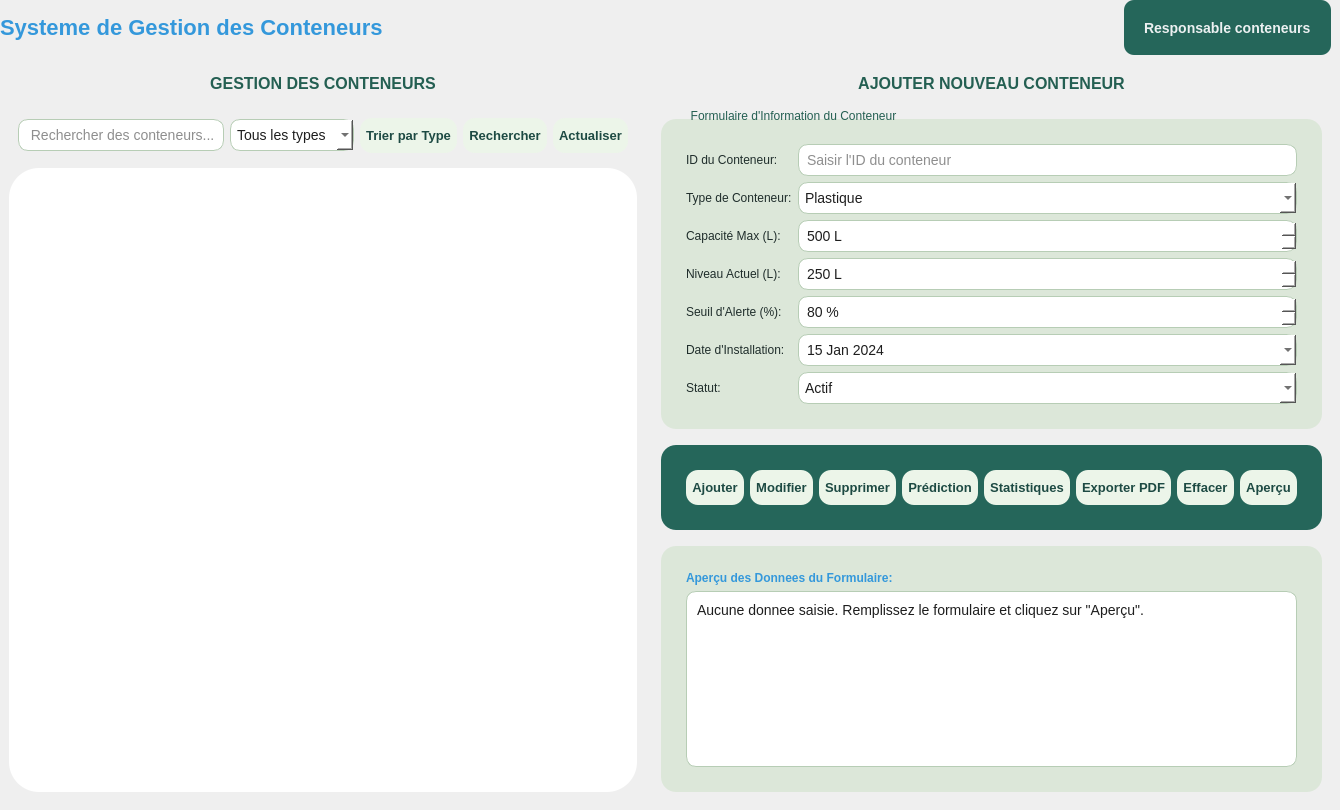
    <widget class="QWidget" name="GContainerPage">
     <property name="styleSheet">
      <string notr="true">/* ================= GLOBAL STYLES ================= */
QMainWindow {
    background-color: #F4F6F5;
    font-family: &quot;Segoe UI&quot;, Arial, sans-serif;
    color: #1F2D2B;
    font-size: 10pt;
}

QWidget {
    color: #1F2D2B;
}

/* ================= LABELS ================= */
QLabel {
    color: #1F2D2B;
}

/* ================== LEFT PANEL ================== */
#GCont_leftPanel, #GCont_headerWidget, QWidget[leftPanel=&quot;true&quot;] {
    background-color: #EEF7EC;
    border-radius: 20px;
}

/* ================== RIGHT MAIN PANEL ================== */
#GCont_rightPanel {
    background-color: #245F52;
    border-radius: 28px;
}

/* FIX: Ensure labels in right panel have white text */
#GCont_rightPanel QLabel {
    color: #FFFFFF;
}

#GCont_rightPanel QGroupBox {
    background-color: #FFFFFF;
    border-radius: 20px;
    border: none;
    margin-top: 16px;
    padding: 16px;
}

/* FIX: Ensure group box titles in right panel are visible */
#GCont_rightPanel QGroupBox::title {
    color: #245F52;
    font-weight: bold;
}

/* ================== WHITE CARDS ================== */
QGroupBox {
    background-color: #FFFFFF;
    border-radius: 20px;
    border: none;
    margin-top: 16px;
    padding: 16px;
}

QGroupBox::title {
    subcontrol-origin: margin;
    left: 20px;
    padding: 0 8px;
    font-weight: bold;
    color: #245F52;
}

/* ================== INPUTS ================== */
QLineEdit, QComboBox, QSpinBox, QDateEdit {
    background-color: #FFFFFF;
    border-radius: 12px;
    border: 1px solid #D6E5DD;
    padding: 10px;
    color: #1F2D2B;
}

QLineEdit:focus, QComboBox:focus, QSpinBox:focus, QDateEdit:focus {
    border: 2px solid #1F6B5B;
}

QTextEdit, QPlainTextEdit {
    background-color: #FFFFFF;
    color: #1F2D2B;
    border-radius: 14px;
    padding: 10px;
}

/* ================== BUTTONS ================== */
QPushButton {
    color: #1d4a43;
    background-color: #ffffff;
    font-family: &quot;Segoe&quot;, sans-serif;
    font-size: 11pt;
    font-weight: bold;
    border-radius: 20px;
    padding: 12px 18px;
    border: none;
}

QPushButton:hover {
    color: #060504;
    background-color: #bdf7a3;
}

QPushButton:pressed {
    color: #060504;
    background-color: rgb(99, 129, 85);
}

/* ================== TABLE VIEW ================== */
QTableView {
    background-color: #FFFFFF;
    border-radius: 18px;
    border: none;
    gridline-color: transparent;
}

QHeaderView::section {
    background-color: #245F52;
    color: white;
    padding: 10px;
    border: none;
    font-weight: bold;
}

QTableView::item {
    padding: 10px;
}

QTableView::item:selected {
    background-color: #DFF2EA;
    color: #1F2D2B;
}

/* ================== SEARCH BAR ================== */
QLineEdit[placeholderText] {
    background-color: #FFFFFF;
}

/* ================== STATUS BAR ================== */
QStatusBar {
    background-color: #FFFFFF;
    color: #245F52;
    border-top: 1px solid #D6E5DD;
}

/* ================== DARK PANELS ================== */
QWidget[darkPanel=&quot;true&quot;] {
    background-color: #245F52;
    color: #FFFFFF;
    border-radius: 24px;
}

QWidget[darkPanel=&quot;true&quot;] QLabel,
QWidget[darkPanel=&quot;true&quot;] QPushButton,
QWidget[darkPanel=&quot;true&quot;] QGroupBox::title {
    color: #FFFFFF;
}

/* ================= PREVIEW / ANALYSIS BOX ================= */
QTextEdit#GCont_previewText,
QPlainTextEdit#GCont_previewText {
    background-color: #1B4F72;
    border: 1px solid #2980B9;
    color: #D6EAF8;
}

/* ================== SPECIFIC WIDGET STYLES ================== */
#GCont_iconLabel {
    font-size: 28px;
    color: #27AE60;
}

#GCont_titleLabel {
    font-size: 22px;
    font-weight: bold;
    color: #3498DB;
}

#GCont_userLabel {
    font-size: 14px;
    color: #ECF0F1;
    padding: 8px 16px;
    background-color: #27AE60;
    border-radius: 10px;
    font-weight: bold;
}

#GCont_sortButton, #GCont_searchButton, #GCont_refreshButton,
#GCont_addButton, #GCont_updateButton, #GCont_deleteButton,
#GCont_clearButton, #GCont_previewButton, #GCont_exportPDFButton,
#GCont_predictionButton, #GCont_statisticsButton {
    color: #1d4a43;
    background-color: #ffffff;
    padding: 12px 18px;
    font-size: 11pt;
}

#GCont_totalContainersLabel, #GCont_normalStatusLabel, #GCont_warningLabel, #GCont_criticalLabel,
#GCont_totalContainersValue, #GCont_normalStatusValue {
    color: #1F2D2B;
}

#GCont_warningValue {
    font-weight: bold;
    font-size: 16px;
    color: #F39C12;
}

#GCont_criticalValue {
    font-weight: bold;
    font-size: 16px;
    color: #E74C3C;
}

#GCont_lastUpdateLabel {
    font-style: italic;
    color: #BDC3C7;
    margin-top: 10px;
}

#GCont_aiPredictionText {
    background-color: #17202A;
    border: 1px solid #F39C12;
    color: #FDEBD0;
}

#GCont_previewLabel {
    color: #3498DB;
    font-weight: bold;
}

#GCont_previewText {
    background-color: #1B4F72;
    border: 1px solid #2980B9;
    color: #D6EAF8;
}

#GCont_statusbar {
    color: #BDC3C7;
}

/* ================= PROGRESS BAR STYLES ================= */
QProgressBar {
    border: 1px solid #27AE60;
    border-radius: 3px;
    background-color: #34495E;
    color: #ECF0F1;
    text-align: center;
}

QProgressBar::chunk {
    background-color: #2ECC71;
    border-radius: 2px;
}

QProgressBar[dark=&quot;true&quot;] {
    border: 1px solid #C0392B;
}

QProgressBar[dark=&quot;true&quot;]::chunk {
    background-color: #E74C3C;
}

QProgressBar[warning=&quot;true&quot;] {
    border: 1px solid #D35400;
}

QProgressBar[warning=&quot;true&quot;]::chunk {
    background-color: #f39c12;
}

/* ================= FIX FOR MESSAGE BOXES ================= */
QMessageBox {
    background-color: #FFFFFF;
    color: #1F2D2B;
}

QMessageBox QLabel {
    color: #1F2D2B;
    background-color: transparent;
    font-size: 11pt;
}

QMessageBox QPushButton {
    color: #1d4a43;
    background-color: #ffffff;
    font-family: &quot;Segoe&quot;, sans-serif;
    font-size: 11pt;
    font-weight: bold;
    border-radius: 20px;
    padding: 8px 16px;
    min-width: 80px;
    border: none;
}

QMessageBox QPushButton:hover {
    color: #060504;
    background-color: #bdf7a3;
}

QMessageBox QPushButton:pressed {
    color: #060504;
    background-color: rgb(99, 129, 85);
}

/* ================= FIX FOR COMBOBOX POPUP ================= */
QComboBox QAbstractItemView {
    background-color: #FFFFFF;
    color: #1F2D2B;
    border: 1px solid #D6E5DD;
    selection-background-color: #bdf7a3;
    selection-color: #1d4a43;
    outline: none;
}

QComboBox QAbstractItemView::item {
    color: #1F2D2B;
    padding: 8px;
    min-height: 20px;
}

QComboBox QAbstractItemView::item:hover {
    background-color: #bdf7a3;
    color: #060504;
}

QComboBox QAbstractItemView::item:selected {
    background-color: #bdf7a3;
    color: #1d4a43;
}

/* ================= FIX FOR COMBOBOX IN RIGHT PANEL ================= */
#GCont_rightPanel QComboBox {
    background-color: #FFFFFF;
    color: #1F2D2B;
}

#GCont_rightPanel QComboBox QAbstractItemView {
    background-color: #FFFFFF;
    color: #1F2D2B;
}</string>
     </property>
     <widget class="QStackedWidget" name="GCont_stackedWidget">
      <property name="geometry">
       <rect>
        <x>0</x>
        <y>0</y>
        <width>1331</width>
        <height>801</height>
       </rect>
      </property>
      <property name="styleSheet">
       <string notr="true">QGroupBox{
background-color:#ECF5E9;
border-radius:30px;
}
QTableView::item {
    background-color: transparent;
}

QTableView::item:selected:!active {
    background: #ECF5E9;
}
QTableView {
    selection-background-color: #ECF5E9;
    selection-color: black;
	border-radius:30px;
}

QTableView::item:selected {
    background-color: #ECF5E9;
    color: black;
}

QTableView::item:selected:active {
    background-color: #ECF5E9;
    color: black;
}

QTableView::item:selected:!active {
    background-color: #ECF5E9;
    color: black;
}
QTableCornerButton{
	background-color: #25665A;
}
QLabel#GCont_userLabel {
    background-color: #25665A;
}
QGroupBox#GCont_actionBox{
	background-color: #25665A;
}
/* GROUPBOX */
QGroupBox {
    background-color: #DCE7D9;   /* soft green background */
    border: none;
    border-radius: 15px;
    margin-top: 10px;
}

/* INPUT FIELDS */
QLineEdit,
QSpinBox,
QDateEdit,
QComboBox,
QTextEdit {
    background-color: #FFFFFF;     /* pure white for clarity */
    border: 1px solid #B7CDB5;     /* soft green border */
    border-radius: 10px;
    padding: 6px;
    color: #1E1E1E;                /* dark text */
    font-size: 14px;
}

/* Focus effect */
QLineEdit:focus,
QSpinBox:focus,
QDateEdit:focus,
QComboBox:focus,
QTextEdit:focus {
    border: 2px solid #6FAF8D;     /* stronger green when active */
}
QPushButton{
 background:#ECF5E9;
 border-radius:12px;
 padding:6px;
 font-size:13px;
 font-weight:bold;
    padding-top: 10px;
    padding-bottom: 10px;
}
QPushButton:hover{
 background:#D6EAD6;
}</string>
      </property>
      <widget class="QWidget" name="GCont_mainPage">
       <widget class="QWidget" name="GCont_headerWidget" native="true">
        <property name="geometry">
         <rect>
          <x>0</x>
          <y>0</y>
          <width>1331</width>
          <height>55</height>
         </rect>
        </property>
        <layout class="QHBoxLayout" name="GCont_horizontalLayout">
         <item>
          <widget class="QLabel" name="GCont_titleLabel">
           <property name="text">
            <string>Systeme de Gestion des Conteneurs</string>
           </property>
          </widget>
         </item>
         <item>
          <spacer name="GCont_horizontalSpacer">
           <property name="orientation">
            <enum>Qt::Orientation::Horizontal</enum>
           </property>
           <property name="sizeHint" stdset="0">
            <size>
             <width>40</width>
             <height>20</height>
            </size>
           </property>
          </spacer>
         </item>
         <item>
          <widget class="QLabel" name="GCont_userLabel">
           <property name="text">
            <string>Responsable conteneurs</string>
           </property>
          </widget>
         </item>
        </layout>
       </widget>
       <widget class="QWidget" name="GCont_contentArea" native="true">
        <property name="geometry">
         <rect>
          <x>0</x>
          <y>55</y>
          <width>1331</width>
          <height>746</height>
         </rect>
        </property>
        <layout class="QHBoxLayout" name="GCont_contentLayout">
         <item>
          <widget class="QWidget" name="GCont_managementPanel" native="true">
           <layout class="QVBoxLayout" name="GCont_managementLayout">
            <item>
             <widget class="QLabel" name="GCont_managementTitle">
              <property name="styleSheet">
               <string notr="true">font-size: 16px; font-weight: bold; color: #245F52; padding: 10px;</string>
              </property>
              <property name="text">
               <string>GESTION DES CONTENEURS</string>
              </property>
              <property name="alignment">
               <set>Qt::AlignmentFlag::AlignCenter</set>
              </property>
             </widget>
            </item>
            <item>
             <widget class="QWidget" name="GCont_controlsWidget" native="true">
              <layout class="QHBoxLayout" name="GCont_controlsLayout">
               <item>
                <widget class="QLineEdit" name="GCont_searchEdit">
                 <property name="minimumSize">
                  <size>
                   <width>200</width>
                   <height>0</height>
                  </size>
                 </property>
                 <property name="placeholderText">
                  <string> Rechercher des conteneurs...</string>
                 </property>
                </widget>
               </item>
               <item>
                <widget class="QComboBox" name="GCont_typeFilterCombo">
                 <item>
                  <property name="text">
                   <string>Tous les types</string>
                  </property>
                 </item>
                 <item>
                  <property name="text">
                   <string>Plastique</string>
                  </property>
                 </item>
                 <item>
                  <property name="text">
                   <string>Verre</string>
                  </property>
                 </item>
                 <item>
                  <property name="text">
                   <string>Papier</string>
                  </property>
                 </item>
                 <item>
                  <property name="text">
                   <string>Métal</string>
                  </property>
                 </item>
                 <item>
                  <property name="text">
                   <string>Organique</string>
                  </property>
                 </item>
                </widget>
               </item>
               <item>
                <widget class="QPushButton" name="GCont_sortButton">
                 <property name="text">
                  <string>Trier par Type</string>
                 </property>
                </widget>
               </item>
               <item>
                <widget class="QPushButton" name="GCont_searchButton">
                 <property name="text">
                  <string>Rechercher</string>
                 </property>
                </widget>
               </item>
               <item>
                <widget class="QPushButton" name="GCont_refreshButton">
                 <property name="text">
                  <string>Actualiser</string>
                 </property>
                </widget>
               </item>
              </layout>
             </widget>
            </item>
            <item>
             <widget class="QTableView" name="GCont_containerTable">
              <property name="editTriggers">
               <set>QAbstractItemView::EditTrigger::NoEditTriggers</set>
              </property>
              <property name="alternatingRowColors">
               <bool>true</bool>
              </property>
              <property name="selectionMode">
               <enum>QAbstractItemView::SelectionMode::SingleSelection</enum>
              </property>
              <property name="selectionBehavior">
               <enum>QAbstractItemView::SelectionBehavior::SelectRows</enum>
              </property>
              <property name="sortingEnabled">
               <bool>true</bool>
              </property>
              <attribute name="verticalHeaderVisible">
               <bool>false</bool>
              </attribute>
             </widget>
            </item>
           </layout>
          </widget>
         </item>
         <item>
          <widget class="QWidget" name="GCont_formPreviewPanel" native="true">
           <layout class="QVBoxLayout" name="GCont_formPreviewLayout">
            <item>
             <widget class="QLabel" name="GCont_formTitle">
              <property name="styleSheet">
               <string notr="true">font-size: 16px; font-weight: bold; color: #245F52; padding: 10px;</string>
              </property>
              <property name="text">
               <string>AJOUTER NOUVEAU CONTENEUR</string>
              </property>
              <property name="alignment">
               <set>Qt::AlignmentFlag::AlignCenter</set>
              </property>
             </widget>
            </item>
            <item>
             <widget class="QGroupBox" name="GCont_formBox">
              <property name="title">
               <string>Formulaire d'Information du Conteneur</string>
              </property>
              <layout class="QGridLayout" name="GCont_gridLayout_2">
               <item row="0" column="0">
                <widget class="QLabel" name="GCont_idLabel">
                 <property name="text">
                  <string>ID du Conteneur:</string>
                 </property>
                </widget>
               </item>
               <item row="4" column="0">
                <widget class="QLabel" name="GCont_thresholdLabel">
                 <property name="text">
                  <string>Seuil d'Alerte (%):</string>
                 </property>
                </widget>
               </item>
               <item row="1" column="0">
                <widget class="QLabel" name="GCont_typeLabel">
                 <property name="text">
                  <string>Type de Conteneur:</string>
                 </property>
                </widget>
               </item>
               <item row="1" column="1">
                <widget class="QComboBox" name="GCont_typeCombo">
                 <item>
                  <property name="text">
                   <string>Plastique</string>
                  </property>
                 </item>
                 <item>
                  <property name="text">
                   <string>Verre</string>
                  </property>
                 </item>
                 <item>
                  <property name="text">
                   <string>Papier</string>
                  </property>
                 </item>
                 <item>
                  <property name="text">
                   <string>Métal</string>
                  </property>
                 </item>
                 <item>
                  <property name="text">
                   <string>Organique</string>
                  </property>
                 </item>
                 <item>
                  <property name="text">
                   <string>Déchets Electroniques</string>
                  </property>
                 </item>
                 <item>
                  <property name="text">
                   <string>Dangereux</string>
                  </property>
                 </item>
                </widget>
               </item>
               <item row="2" column="1">
                <widget class="QSpinBox" name="GCont_capacitySpin">
                 <property name="suffix">
                  <string> L</string>
                 </property>
                 <property name="minimum">
                  <number>1</number>
                 </property>
                 <property name="maximum">
                  <number>10000</number>
                 </property>
                 <property name="value">
                  <number>500</number>
                 </property>
                </widget>
               </item>
               <item row="6" column="1">
                <widget class="QComboBox" name="GCont_statusCombo">
                 <item>
                  <property name="text">
                   <string>Actif</string>
                  </property>
                 </item>
                 <item>
                  <property name="text">
                   <string>Inactif</string>
                  </property>
                 </item>
                 <item>
                  <property name="text">
                   <string>Maintenance</string>
                  </property>
                 </item>
                 <item>
                  <property name="text">
                   <string>Plein</string>
                  </property>
                 </item>
                </widget>
               </item>
               <item row="3" column="0">
                <widget class="QLabel" name="GCont_currentLabel">
                 <property name="text">
                  <string>Niveau Actuel (L):</string>
                 </property>
                </widget>
               </item>
               <item row="2" column="0">
                <widget class="QLabel" name="GCont_capacityLabel">
                 <property name="text">
                  <string>Capacité Max (L):</string>
                 </property>
                </widget>
               </item>
               <item row="5" column="0">
                <widget class="QLabel" name="GCont_dateLabel">
                 <property name="text">
                  <string>Date d'Installation:</string>
                 </property>
                </widget>
               </item>
               <item row="0" column="1">
                <widget class="QLineEdit" name="GCont_idInput">
                 <property name="placeholderText">
                  <string>Saisir l'ID du conteneur</string>
                 </property>
                </widget>
               </item>
               <item row="3" column="1">
                <widget class="QSpinBox" name="GCont_currentSpin">
                 <property name="suffix">
                  <string> L</string>
                 </property>
                 <property name="minimum">
                  <number>0</number>
                 </property>
                 <property name="maximum">
                  <number>10000</number>
                 </property>
                 <property name="value">
                  <number>250</number>
                 </property>
                </widget>
               </item>
               <item row="6" column="0">
                <widget class="QLabel" name="GCont_statusLabel">
                 <property name="text">
                  <string>Statut:</string>
                 </property>
                </widget>
               </item>
               <item row="5" column="1">
                <widget class="QDateEdit" name="GCont_dateInput">
                 <property name="calendarPopup">
                  <bool>true</bool>
                 </property>
                 <property name="date">
                  <date>
                   <year>2024</year>
                   <month>1</month>
                   <day>15</day>
                  </date>
                 </property>
                </widget>
               </item>
               <item row="4" column="1">
                <widget class="QSpinBox" name="GCont_thresholdSpin">
                 <property name="suffix">
                  <string> %</string>
                 </property>
                 <property name="minimum">
                  <number>1</number>
                 </property>
                 <property name="maximum">
                  <number>100</number>
                 </property>
                 <property name="value">
                  <number>80</number>
                 </property>
                </widget>
               </item>
              </layout>
             </widget>
            </item>
            <item>
             <widget class="QGroupBox" name="GCont_actionBox">
              <property name="title">
               <string/>
              </property>
              <layout class="QHBoxLayout" name="GCont_horizontalLayout_2">
               <item>
                <widget class="QPushButton" name="GCont_addButton">
                 <property name="text">
                  <string>Ajouter</string>
                 </property>
                </widget>
               </item>
               <item>
                <widget class="QPushButton" name="GCont_updateButton">
                 <property name="text">
                  <string>Modifier</string>
                 </property>
                </widget>
               </item>
               <item>
                <widget class="QPushButton" name="GCont_deleteButton">
                 <property name="text">
                  <string>Supprimer</string>
                 </property>
                </widget>
               </item>
               <item>
                <widget class="QPushButton" name="GCont_predictionButton">
                 <property name="text">
                  <string>Prédiction</string>
                 </property>
                </widget>
               </item>
               <item>
                <widget class="QPushButton" name="GCont_statisticsButton">
                 <property name="text">
                  <string>Statistiques</string>
                 </property>
                </widget>
               </item>
               <item>
                <widget class="QPushButton" name="GCont_exportPDFButton">
                 <property name="text">
                  <string>Exporter PDF</string>
                 </property>
                </widget>
               </item>
               <item>
                <widget class="QPushButton" name="GCont_clearButton">
                 <property name="text">
                  <string>Effacer</string>
                 </property>
                </widget>
               </item>
               <item>
                <widget class="QPushButton" name="GCont_previewButton">
                 <property name="text">
                  <string>Aperçu</string>
                 </property>
                </widget>
               </item>
              </layout>
             </widget>
            </item>
            <item>
             <widget class="QGroupBox" name="GCont_previewBox">
              <property name="title">
               <string/>
              </property>
              <layout class="QVBoxLayout" name="GCont_verticalLayout_4">
               <item>
                <widget class="QLabel" name="GCont_previewLabel">
                 <property name="text">
                  <string>Aperçu des Donnees du Formulaire:</string>
                 </property>
                </widget>
               </item>
               <item>
                <widget class="QTextEdit" name="GCont_previewText">
                 <property name="readOnly">
                  <bool>true</bool>
                 </property>
                 <property name="plainText">
                  <string>Aucune donnee saisie. Remplissez le formulaire et cliquez sur &quot;Aperçu&quot;.</string>
                 </property>
                </widget>
               </item>
              </layout>
             </widget>
            </item>
           </layout>
          </widget>
         </item>
        </layout>
       </widget>
      </widget>
      <widget class="QWidget" name="GCont_otherPage">
       <widget class="QLabel" name="GCont_otherPageLabel">
        <property name="geometry">
         <rect>
          <x>400</x>
          <y>300</y>
          <width>531</width>
          <height>51</height>
         </rect>
        </property>
        <property name="text">
         <string>Autre Page - Pret pour plus de fonctionnalites</string>
        </property>
        <property name="alignment">
         <set>Qt::AlignmentFlag::AlignCenter</set>
        </property>
       </widget>
      </widget>
     </widget>
    </widget>
